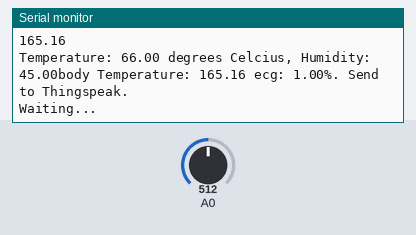
The sketch below on a simulated ESP8266 (NodeMCU). Parts: the last lines printed to the serial monitor. The inputs (shaded band) are chosen by the test bench; at power-on: A0 = 512. WiFi joins after 1.5 s; servers stay silent unless stated.

Above: at 2.7 s.
2.8 s: A0 set to 716
At 2.95 s:
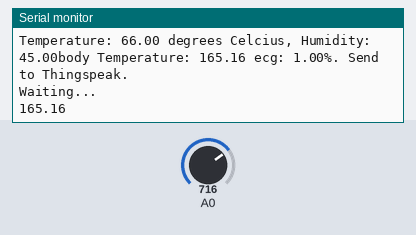
4.5 s: A0 set to 900
At 6.0 s:
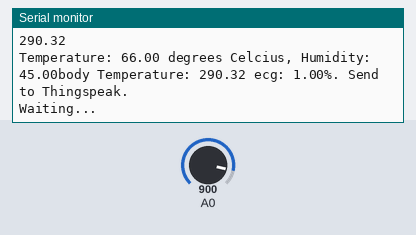
Timing chart, 0 to 7.5 s (numbered marks = the images above; inputs shaded):
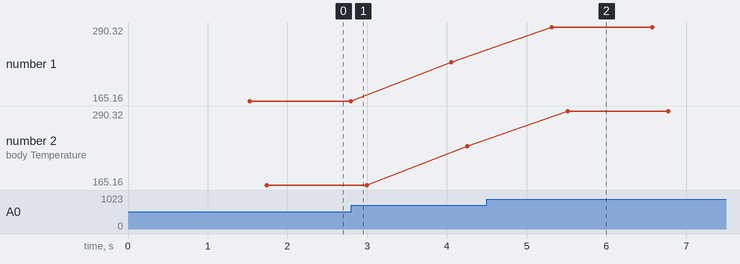

Measured:
- after the input at 4.5 s, the serial monitor: prints a new line after 0.82 s (image 2)
- plotted number 1: 165.16 → 230.97 after the input at 2.8 s, 230.97 → 290.32 after the input at 4.5 s
- plotted number 2: 165.16 → 230.97 after the input at 2.8 s, 230.97 → 290.32 after the input at 4.5 s

The sketch:

ARUDINOCODE.ino
```cpp
#include <ESP8266WiFi.h>
 float vref = 3.3;
float resolution = vref/1023;

String apiKey = "EFEANPH3BZ2AVATN";     //  Enter your Write API key from ThingSpeak

const char *ssid =  "rachu";     // replace with your wifi ssid and wpa2 key
const char *pass =  "password";
const char* server = "api.thingspeak.com";

#define DHTPIN 0          //pin where the dht11 is connected


WiFiClient client;

void setup()
{
       Serial.begin(9600);
       delay(10);

       Serial.println("Connecting to ");
       Serial.println(ssid);


       WiFi.begin(ssid, pass);

      while (WiFi.status() != WL_CONNECTED)
     {
            delay(1);
            Serial.println("not connect");
     }
      Serial.println("");
      Serial.println("WiFi connected");

}

void loop()
{


      float h =45;
      float t = 66;
      float ECG = 1;
       float temperature = analogRead(A0);
       temperature = (temperature*resolution);
        temperature = temperature*100;
       Serial.println(temperature);


                         if (client.connect(server,80))   //   "184.106.153.149" or api.thingspeak.com
                      {

                             String postStr = apiKey;
                             postStr +="&field1=";
                             postStr += String(t);
                             postStr +="&field2=";
                             postStr += String(h);
                             postStr +="&field3=";
                             postStr += String(temperature);
                              postStr +="&field4=";
                             postStr += String(ECG);
                             postStr += "\r\n\r\n";

                             client.print("POST /update HTTP/1.1\n");
                             client.print("Host: api.thingspeak.com\n");
                             client.print("Connection: close\n");
                             client.print("X-THINGSPEAKAPIKEY: "+apiKey+"\n");
                             client.print("Content-Type: application/x-www-form-urlencoded\n");
                             client.print("Content-Length: ");
                             client.print(postStr.length());
                             client.print("\n\n");
                             client.print(postStr);

                             Serial.print("Temperature: ");
                             Serial.print(t);
                             Serial.print(" degrees Celcius, Humidity: ");
                             Serial.print(h);
                                Serial.print("body Temperature: ");
                             Serial.print(temperature);
                             Serial.print(" ecg: ");
                             Serial.print(ECG);
                             Serial.println("%. Send to Thingspeak.");
                        }
          client.stop();

          Serial.println("Waiting...");

  // thingspeak needs minimum 15 sec delay between updates
  delay(1000);


}
```
